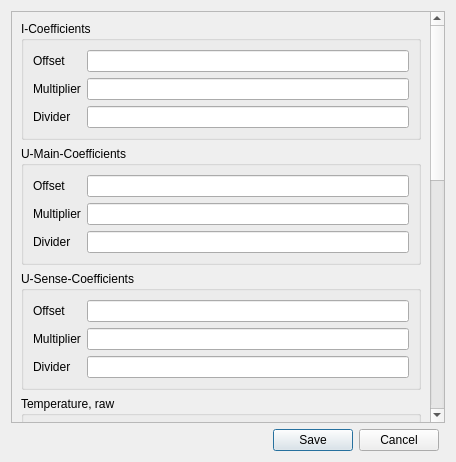
<?xml version="1.0" encoding="UTF-8"?>
<ui version="4.0">
 <class>ConfigDialog</class>
 <widget class="QDialog" name="ConfigDialog">
  <property name="windowModality">
   <enum>Qt::ApplicationModal</enum>
  </property>
  <property name="geometry">
   <rect>
    <x>0</x>
    <y>0</y>
    <width>456</width>
    <height>462</height>
   </rect>
  </property>
  <property name="windowTitle">
   <string>Device Configuration</string>
  </property>
  <layout class="QGridLayout" name="gridLayout_5">
   <item row="1" column="1">
    <widget class="QPushButton" name="saveButton">
     <property name="text">
      <string>Save</string>
     </property>
    </widget>
   </item>
   <item row="0" column="0" colspan="4">
    <widget class="QScrollArea" name="scrollArea">
     <property name="widgetResizable">
      <bool>true</bool>
     </property>
     <widget class="QWidget" name="scrollAreaWidgetContents">
      <property name="geometry">
       <rect>
        <x>0</x>
        <y>0</y>
        <width>419</width>
        <height>924</height>
       </rect>
      </property>
      <layout class="QGridLayout" name="gridLayout">
       <item row="6" column="0">
        <widget class="QLabel" name="iSetMinLabel">
         <property name="text">
          <string>I-Set Minimum, mA</string>
         </property>
        </widget>
       </item>
       <item row="4" column="1">
        <widget class="QLineEdit" name="uSupMinBox">
         <property name="sizePolicy">
          <sizepolicy hsizetype="Preferred" vsizetype="Fixed">
           <horstretch>1</horstretch>
           <verstretch>0</verstretch>
          </sizepolicy>
         </property>
        </widget>
       </item>
       <item row="4" column="0">
        <widget class="QLabel" name="uSupMinLabel">
         <property name="sizePolicy">
          <sizepolicy hsizetype="Preferred" vsizetype="Preferred">
           <horstretch>0</horstretch>
           <verstretch>0</verstretch>
          </sizepolicy>
         </property>
         <property name="text">
          <string>U-Supply Minimum, raw</string>
         </property>
        </widget>
       </item>
       <item row="0" column="0" colspan="2">
        <widget class="QGroupBox" name="iSetCoefBox">
         <property name="title">
          <string>I-Coefficients</string>
         </property>
         <layout class="QGridLayout" name="gridLayout_2">
          <item row="3" column="0">
           <widget class="QLabel" name="iSetCoefDivLabel">
            <property name="text">
             <string>Divider</string>
            </property>
           </widget>
          </item>
          <item row="0" column="0">
           <widget class="QLabel" name="iSetCoefOffsetLabel">
            <property name="text">
             <string>Offset</string>
            </property>
           </widget>
          </item>
          <item row="0" column="2">
           <widget class="QLineEdit" name="iSetCoefOffsetBox"/>
          </item>
          <item row="1" column="2">
           <widget class="QLineEdit" name="iSetCoefMulBox"/>
          </item>
          <item row="1" column="0">
           <widget class="QLabel" name="iSetCoefMulLabel">
            <property name="text">
             <string>Multiplier</string>
            </property>
           </widget>
          </item>
          <item row="3" column="2">
           <widget class="QLineEdit" name="iSetCoefDivBox"/>
          </item>
         </layout>
        </widget>
       </item>
       <item row="2" column="0" colspan="2">
        <widget class="QGroupBox" name="uSenseCoefBox">
         <property name="title">
          <string>U-Sense-Coefficients</string>
         </property>
         <layout class="QGridLayout" name="gridLayout_4">
          <item row="3" column="0">
           <widget class="QLabel" name="uSenseCoefDivLabel">
            <property name="text">
             <string>Divider</string>
            </property>
           </widget>
          </item>
          <item row="0" column="0">
           <widget class="QLabel" name="uSenseCoefOffsetLabel">
            <property name="text">
             <string>Offset</string>
            </property>
           </widget>
          </item>
          <item row="0" column="2">
           <widget class="QLineEdit" name="uSenseCoefOffsetBox"/>
          </item>
          <item row="1" column="2">
           <widget class="QLineEdit" name="uSenseCoefMulBox"/>
          </item>
          <item row="1" column="0">
           <widget class="QLabel" name="uSenseCoefMulLabel">
            <property name="text">
             <string>Multiplier</string>
            </property>
           </widget>
          </item>
          <item row="3" column="2">
           <widget class="QLineEdit" name="uSenseCoefDivBox"/>
          </item>
         </layout>
        </widget>
       </item>
       <item row="1" column="0" colspan="2">
        <widget class="QGroupBox" name="uCurCoefBox">
         <property name="title">
          <string>U-Main-Coefficients</string>
         </property>
         <layout class="QGridLayout" name="gridLayout_3">
          <item row="3" column="0">
           <widget class="QLabel" name="uCurCoefDivLabel">
            <property name="text">
             <string>Divider</string>
            </property>
           </widget>
          </item>
          <item row="0" column="0">
           <widget class="QLabel" name="uCurCoefOffsetLabel">
            <property name="text">
             <string>Offset</string>
            </property>
           </widget>
          </item>
          <item row="0" column="2">
           <widget class="QLineEdit" name="uCurCoefOffsetBox"/>
          </item>
          <item row="1" column="2">
           <widget class="QLineEdit" name="uCurCoefMulBox"/>
          </item>
          <item row="1" column="0">
           <widget class="QLabel" name="uCurCoefMulLabel">
            <property name="text">
             <string>Multiplier</string>
            </property>
           </widget>
          </item>
          <item row="3" column="2">
           <widget class="QLineEdit" name="uCurCoefDivBox"/>
          </item>
         </layout>
        </widget>
       </item>
       <item row="8" column="1">
        <widget class="QLineEdit" name="uSetMinBox"/>
       </item>
       <item row="9" column="1">
        <widget class="QLineEdit" name="uSetMaxBox"/>
       </item>
       <item row="10" column="1">
        <widget class="QLineEdit" name="uSenseMinBox"/>
       </item>
       <item row="12" column="0">
        <widget class="QLabel" name="uCurLimitLabel">
         <property name="text">
          <string>U-Limit, mV</string>
         </property>
        </widget>
       </item>
       <item row="13" column="0">
        <widget class="QLabel" name="powLimitLabel">
         <property name="text">
          <string>Power Limit, mW</string>
         </property>
        </widget>
       </item>
       <item row="15" column="0">
        <widget class="QLabel" name="whMaxLabel">
         <property name="text">
          <string>Wh Maximum, mWh</string>
         </property>
        </widget>
       </item>
       <item row="16" column="0">
        <widget class="QLabel" name="funLabel">
         <property name="text">
          <string>Function</string>
         </property>
        </widget>
       </item>
       <item row="17" column="0">
        <widget class="QLabel" name="beepOnLabel">
         <property name="text">
          <string>Sound</string>
         </property>
        </widget>
       </item>
       <item row="18" column="0">
        <widget class="QLabel" name="uSetLabel">
         <property name="text">
          <string>U-Set, mA</string>
         </property>
        </widget>
       </item>
       <item row="6" column="1">
        <widget class="QLineEdit" name="iSetMinBox"/>
       </item>
       <item row="3" column="0" colspan="2">
        <widget class="QGroupBox" name="temperatureBox">
         <property name="title">
          <string>Temperature, raw</string>
         </property>
         <layout class="QGridLayout" name="gridLayout_6">
          <item row="2" column="0">
           <widget class="QLabel" name="tempFanFullLabel">
            <property name="text">
             <string>Fan Full</string>
            </property>
           </widget>
          </item>
          <item row="3" column="0">
           <widget class="QLabel" name="tempLimitLabel">
            <property name="text">
             <string>Limit</string>
            </property>
           </widget>
          </item>
          <item row="4" column="0">
           <widget class="QLabel" name="tempDefectLabel">
            <property name="text">
             <string>Sensor Defect</string>
            </property>
           </widget>
          </item>
          <item row="0" column="0">
           <widget class="QLabel" name="tempFanLowLabel">
            <property name="text">
             <string>Fan Low</string>
            </property>
           </widget>
          </item>
          <item row="0" column="1">
           <widget class="QLineEdit" name="tempFanLowBox"/>
          </item>
          <item row="1" column="0">
           <widget class="QLabel" name="tempFanMidLabel">
            <property name="text">
             <string>Fan Middle</string>
            </property>
           </widget>
          </item>
          <item row="5" column="0">
           <widget class="QLabel" name="tempThresholdLabel">
            <property name="text">
             <string>Threshold</string>
            </property>
           </widget>
          </item>
          <item row="1" column="1">
           <widget class="QLineEdit" name="tempFanMidBox"/>
          </item>
          <item row="2" column="1">
           <widget class="QLineEdit" name="tempFanFullBox"/>
          </item>
          <item row="3" column="1">
           <widget class="QLineEdit" name="tempLimitBox"/>
          </item>
          <item row="4" column="1">
           <widget class="QLineEdit" name="tempDefectBox"/>
          </item>
          <item row="5" column="1">
           <widget class="QLineEdit" name="tempThresholdBox"/>
          </item>
         </layout>
        </widget>
       </item>
       <item row="7" column="1">
        <widget class="QLineEdit" name="iSetMaxBox"/>
       </item>
       <item row="11" column="0">
        <widget class="QLabel" name="uNegativeLabel">
         <property name="text">
          <string>U-Negative, raw</string>
         </property>
        </widget>
       </item>
       <item row="8" column="0">
        <widget class="QLabel" name="uSetMinLabel">
         <property name="text">
          <string>U-Set Minimum, mV</string>
         </property>
        </widget>
       </item>
       <item row="7" column="0">
        <widget class="QLabel" name="iSetMaxLabel">
         <property name="text">
          <string>I-Set Maximum, mA</string>
         </property>
        </widget>
       </item>
       <item row="9" column="0">
        <widget class="QLabel" name="uSetMaxLabel">
         <property name="text">
          <string>U-Set Maximum, mV</string>
         </property>
        </widget>
       </item>
       <item row="10" column="0">
        <widget class="QLabel" name="uSenseMinLabel">
         <property name="text">
          <string>U-Sense Minimum, mV</string>
         </property>
        </widget>
       </item>
       <item row="14" column="0">
        <widget class="QLabel" name="ahMaxLabel">
         <property name="text">
          <string>Ah Maximum, mAh</string>
         </property>
        </widget>
       </item>
       <item row="19" column="0">
        <widget class="QLabel" name="iSetLabel">
         <property name="text">
          <string>I-Set, mA</string>
         </property>
        </widget>
       </item>
       <item row="11" column="1">
        <widget class="QLineEdit" name="uNegativeBox"/>
       </item>
       <item row="12" column="1">
        <widget class="QLineEdit" name="uCurLimitBox"/>
       </item>
       <item row="13" column="1">
        <widget class="QLineEdit" name="powLimitBox"/>
       </item>
       <item row="14" column="1">
        <widget class="QLineEdit" name="ahMaxBox"/>
       </item>
       <item row="15" column="1">
        <widget class="QLineEdit" name="whMaxBox"/>
       </item>
       <item row="16" column="1">
        <widget class="QLineEdit" name="funBox"/>
       </item>
       <item row="17" column="1">
        <widget class="QLineEdit" name="beepOnBox"/>
       </item>
       <item row="18" column="1">
        <widget class="QLineEdit" name="uSetBox"/>
       </item>
       <item row="19" column="1">
        <widget class="QLineEdit" name="iSetBox"/>
       </item>
      </layout>
     </widget>
    </widget>
   </item>
   <item row="1" column="0">
    <spacer name="horizontalSpacer">
     <property name="orientation">
      <enum>Qt::Horizontal</enum>
     </property>
     <property name="sizeHint" stdset="0">
      <size>
       <width>40</width>
       <height>20</height>
      </size>
     </property>
    </spacer>
   </item>
   <item row="1" column="2">
    <widget class="QDialogButtonBox" name="buttonBox">
     <property name="sizePolicy">
      <sizepolicy hsizetype="Preferred" vsizetype="Fixed">
       <horstretch>0</horstretch>
       <verstretch>0</verstretch>
      </sizepolicy>
     </property>
     <property name="orientation">
      <enum>Qt::Vertical</enum>
     </property>
     <property name="standardButtons">
      <set>QDialogButtonBox::Cancel</set>
     </property>
    </widget>
   </item>
  </layout>
 </widget>
 <resources/>
 <connections>
  <connection>
   <sender>buttonBox</sender>
   <signal>rejected()</signal>
   <receiver>ConfigDialog</receiver>
   <slot>close()</slot>
   <hints>
    <hint type="sourcelabel">
     <x>403</x>
     <y>441</y>
    </hint>
    <hint type="destinationlabel">
     <x>227</x>
     <y>230</y>
    </hint>
   </hints>
  </connection>
 </connections>
</ui>
